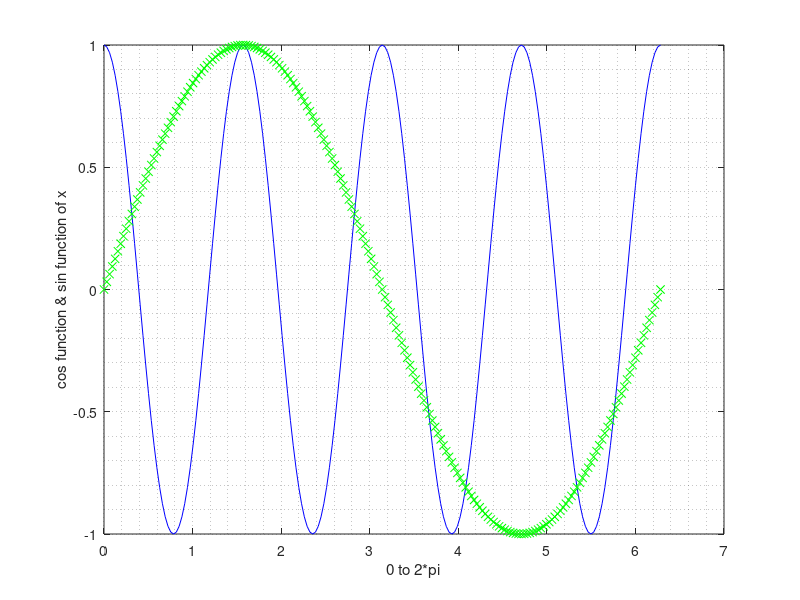

MATLAB code for this plot:
% x=fscanf ('value of  x=?')
x=0:pi/100:2*pi;
y1=cos(x*4);y2= sin(x);
plot (x,y1,'-b')
hold on
plot(x,y2,'xg')
grid minor;
xlabel('0 to 2*pi');
ylabel('cos function & sin function of x');
% title('cosine and sin function of x');